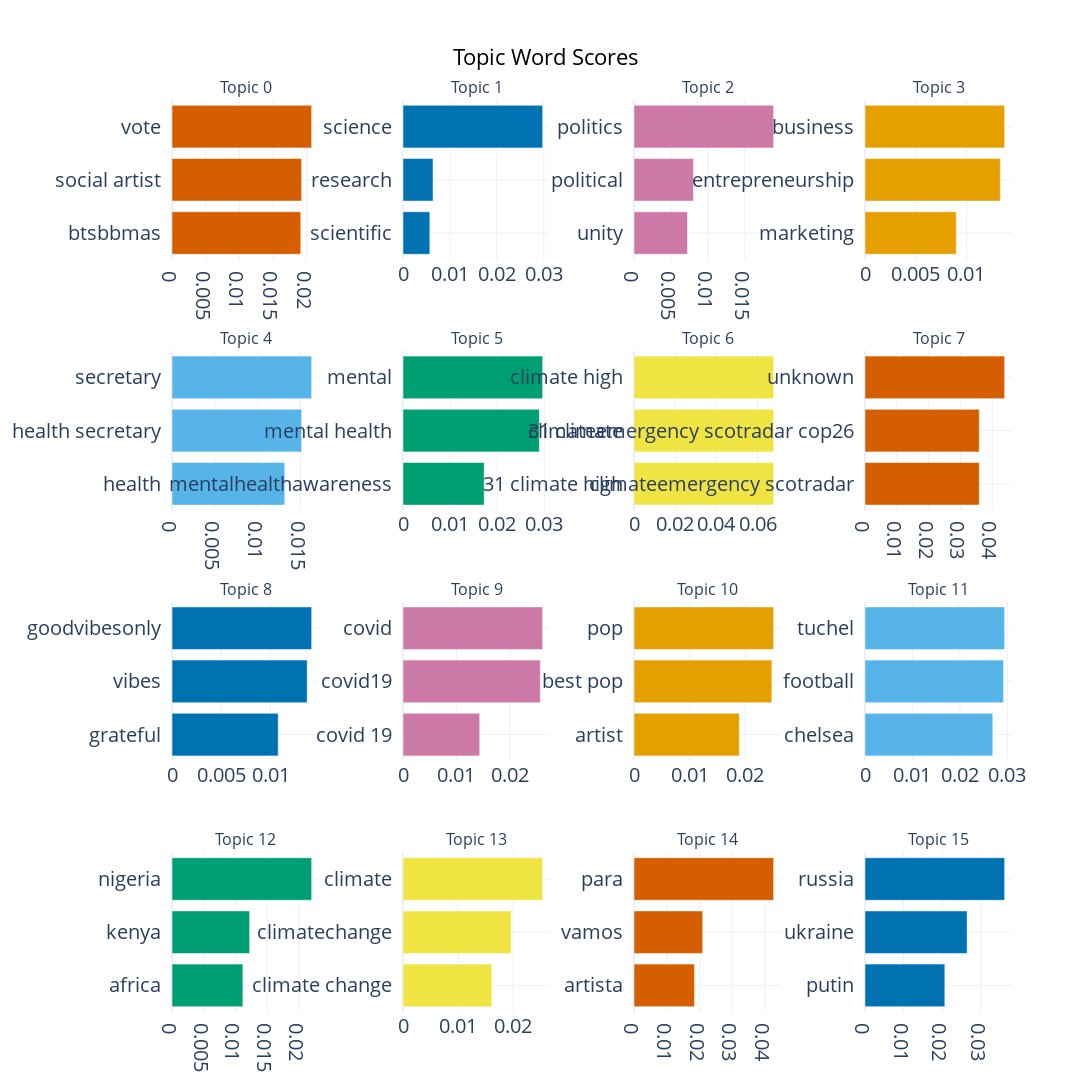

Source (notebook cell):
### Code cell
# Create Barchart
fig = topic_model.visualize_barchart(top_n_topics=16, n_words=3)
fig.update_layout(width=2500, height=1400, font=dict(size=20))

fig.show()

fig.write_html("../output/topic_barchart.html")

### Figure 1 — Plotly figure (JSON) as saved in the notebook; plotly's stock layout.template omitted (floating-point values rounded to 4 significant figures)
{"data": [{"marker": {"color": "#D55E00"}, "orientation": "h", "type": "bar", "x": [0.01911, 0.01923, 0.02072], "xaxis": "x", "y": ["btsbbmas  ", "social artist  ", "vote  "], "yaxis": "y"}, {"marker": {"color": "#0072B2"}, "orientation": "h", "type": "bar", "x": [0.005721, 0.006404, 0.02977], "xaxis": "x2", "y": ["scientific  ", "research  ", "science  "], "yaxis": "y2"}, {"marker": {"color": "#CC79A7"}, "orientation": "h", "type": "bar", "x": [0.007231, 0.008041, 0.0189], "xaxis": "x3", "y": ["unity  ", "political  ", "politics  "], "yaxis": "y3"}, {"marker": {"color": "#E69F00"}, "orientation": "h", "type": "bar", "x": [0.008996, 0.01334, 0.01377], "xaxis": "x4", "y": ["marketing  ", "entrepreneurship  ", "business  "], "yaxis": "y4"}, {"marker": {"color": "#56B4E9"}, "orientation": "h", "type": "bar", "x": [0.01316, 0.01513, 0.0163], "xaxis": "x5", "y": ["health  ", "health secretary  ", "secretary  "], "yaxis": "y5"}, {"marker": {"color": "#009E73"}, "orientation": "h", "type": "bar", "x": [0.01723, 0.02894, 0.02964], "xaxis": "x6", "y": ["mentalhealthawareness  ", "mental health  ", "mental  "], "yaxis": "y6"}, {"marker": {"color": "#F0E442"}, "orientation": "h", "type": "bar", "x": [0.06781, 0.06781, 0.06781], "xaxis": "x7", "y": ["31 climate high  ", "31 climate  ", "climate high  "], "yaxis": "y7"}, {"marker": {"color": "#D55E00"}, "orientation": "h", "type": "bar", "x": [0.03592, 0.03592, 0.0439], "xaxis": "x8", "y": ["climateemergency scotradar  ", "climateemergency scotradar cop26  ", "unknown  "], "yaxis": "y8"}, {"marker": {"color": "#0072B2"}, "orientation": "h", "type": "bar", "x": [0.01078, 0.01372, 0.01417], "xaxis": "x9", "y": ["grateful  ", "vibes  ", "goodvibesonly  "], "yaxis": "y9"}, {"marker": {"color": "#CC79A7"}, "orientation": "h", "type": "bar", "x": [0.01434, 0.02568, 0.02612], "xaxis": "x10", "y": ["covid 19  ", "covid19  ", "covid  "], "yaxis": "y10"}, {"marker": {"color": "#E69F00"}, "orientation": "h", "type": "bar", "x": [0.01891, 0.02475, 0.02507], "xaxis": "x11", "y": ["artist  ", "best pop  ", "pop  "], "yaxis": "y11"}, {"marker": {"color": "#56B4E9"}, "orientation": "h", "type": "bar", "x": [0.02694, 0.0292, 0.02943], "xaxis": "x12", "y": ["chelsea  ", "football  ", "tuchel  "], "yaxis": "y12"}, {"marker": {"color": "#009E73"}, "orientation": "h", "type": "bar", "x": [0.01117, 0.01223, 0.02201], "xaxis": "x13", "y": ["africa  ", "kenya  ", "nigeria  "], "yaxis": "y13"}, {"marker": {"color": "#F0E442"}, "orientation": "h", "type": "bar", "x": [0.01611, 0.01961, 0.02532], "xaxis": "x14", "y": ["climate change  ", "climatechange  ", "climate  "], "yaxis": "y14"}, {"marker": {"color": "#D55E00"}, "orientation": "h", "type": "bar", "x": [0.01848, 0.02097, 0.04264], "xaxis": "x15", "y": ["artista  ", "vamos  ", "para  "], "yaxis": "y15"}, {"marker": {"color": "#0072B2"}, "orientation": "h", "type": "bar", "x": [0.02067, 0.02643, 0.03614], "xaxis": "x16", "y": ["putin  ", "ukraine  ", "russia  "], "yaxis": "y16"}], "layout": {"annotations": [{"font": {"size": 16}, "showarrow": false, "text": "Topic 0", "x": 0.0875, "xanchor": "center", "xref": "paper", "y": 1, "yanchor": "bottom", "yref": "paper"}, {"font": {"size": 16}, "showarrow": false, "text": "Topic 1", "x": 0.3625, "xanchor": "center", "xref": "paper", "y": 1, "yanchor": "bottom", "yref": "paper"}, {"font": {"size": 16}, "showarrow": false, "text": "Topic 2", "x": 0.6375, "xanchor": "center", "xref": "paper", "y": 1, "yanchor": "bottom", "yref": "paper"}, {"font": {"size": 16}, "showarrow": false, "text": "Topic 3", "x": 0.9125, "xanchor": "center", "xref": "paper", "y": 1, "yanchor": "bottom", "yref": "paper"}, {"font": {"size": 16}, "showarrow": false, "text": "Topic 4", "x": 0.0875, "xanchor": "center", "xref": "paper", "y": 0.725, "yanchor": "bottom", "yref": "paper"}, {"font": {"size": 16}, "showarrow": false, "text": "Topic 5", "x": 0.3625, "xanchor": "center", "xref": "paper", "y": 0.725, "yanchor": "bottom", "yref": "paper"}, {"font": {"size": 16}, "showarrow": false, "text": "Topic 6", "x": 0.6375, "xanchor": "center", "xref": "paper", "y": 0.725, "yanchor": "bottom", "yref": "paper"}, {"font": {"size": 16}, "showarrow": false, "text": "Topic 7", "x": 0.9125, "xanchor": "center", "xref": "paper", "y": 0.725, "yanchor": "bottom", "yref": "paper"}, {"font": {"size": 16}, "showarrow": false, "text": "Topic 8", "x": 0.0875, "xanchor": "center", "xref": "paper", "y": 0.45, "yanchor": "bottom", "yref": "paper"}, {"font": {"size": 16}, "showarrow": false, "text": "Topic 9", "x": 0.3625, "xanchor": "center", "xref": "paper", "y": 0.45, "yanchor": "bottom", "yref": "paper"}, {"font": {"size": 16}, "showarrow": false, "text": "Topic 10", "x": 0.6375, "xanchor": "center", "xref": "paper", "y": 0.45, "yanchor": "bottom", "yref": "paper"}, {"font": {"size": 16}, "showarrow": false, "text": "Topic 11", "x": 0.9125, "xanchor": "center", "xref": "paper", "y": 0.45, "yanchor": "bottom", "yref": "paper"}, {"font": {"size": 16}, "showarrow": false, "text": "Topic 12", "x": 0.0875, "xanchor": "center", "xref": "paper", "y": 0.175, "yanchor": "bottom", "yref": "paper"}, {"font": {"size": 16}, "showarrow": false, "text": "Topic 13", "x": 0.3625, "xanchor": "center", "xref": "paper", "y": 0.175, "yanchor": "bottom", "yref": "paper"}, {"font": {"size": 16}, "showarrow": false, "text": "Topic 14", "x": 0.6375, "xanchor": "center", "xref": "paper", "y": 0.175, "yanchor": "bottom", "yref": "paper"}, {"font": {"size": 16}, "showarrow": false, "text": "Topic 15", "x": 0.9125, "xanchor": "center", "xref": "paper", "y": 0.175, "yanchor": "bottom", "yref": "paper"}], "font": {"size": 20}, "height": 1400, "hoverlabel": {"bgcolor": "white", "font": {"family": "Rockwell", "size": 16}}, "showlegend": false, "title": {"font": {"color": "Black", "size": 22}, "text": "Topic Word Scores", "x": 0.5, "xanchor": "center", "yanchor": "top"}, "width": 2500, "xaxis": {"anchor": "y", "domain": [0, 0.175], "showgrid": true}, "xaxis10": {"anchor": "y10", "domain": [0.275, 0.45], "showgrid": true}, "xaxis11": {"anchor": "y11", "domain": [0.55, 0.725], "showgrid": true}, "xaxis12": {"anchor": "y12", "domain": [0.825, 1], "showgrid": true}, "xaxis13": {"anchor": "y13", "domain": [0, 0.175], "showgrid": true}, "xaxis14": {"anchor": "y14", "domain": [0.275, 0.45], "showgrid": true}, "xaxis15": {"anchor": "y15", "domain": [0.55, 0.725], "showgrid": true}, "xaxis16": {"anchor": "y16", "domain": [0.825, 1], "showgrid": true}, "xaxis2": {"anchor": "y2", "domain": [0.275, 0.45], "showgrid": true}, "xaxis3": {"anchor": "y3", "domain": [0.55, 0.725], "showgrid": true}, "xaxis4": {"anchor": "y4", "domain": [0.825, 1], "showgrid": true}, "xaxis5": {"anchor": "y5", "domain": [0, 0.175], "showgrid": true}, "xaxis6": {"anchor": "y6", "domain": [0.275, 0.45], "showgrid": true}, "xaxis7": {"anchor": "y7", "domain": [0.55, 0.725], "showgrid": true}, "xaxis8": {"anchor": "y8", "domain": [0.825, 1], "showgrid": true}, "xaxis9": {"anchor": "y9", "domain": [0, 0.175], "showgrid": true}, "yaxis": {"anchor": "x", "domain": [0.825, 1], "showgrid": true}, "yaxis10": {"anchor": "x10", "domain": [0.275, 0.45], "showgrid": true}, "yaxis11": {"anchor": "x11", "domain": [0.275, 0.45], "showgrid": true}, "yaxis12": {"anchor": "x12", "domain": [0.275, 0.45], "showgrid": true}, "yaxis13": {"anchor": "x13", "domain": [0, 0.175], "showgrid": true}, "yaxis14": {"anchor": "x14", "domain": [0, 0.175], "showgrid": true}, "yaxis15": {"anchor": "x15", "domain": [0, 0.175], "showgrid": true}, "yaxis16": {"anchor": "x16", "domain": [0, 0.175], "showgrid": true}, "yaxis2": {"anchor": "x2", "domain": [0.825, 1], "showgrid": true}, "yaxis3": {"anchor": "x3", "domain": [0.825, 1], "showgrid": true}, "yaxis4": {"anchor": "x4", "domain": [0.825, 1], "showgrid": true}, "yaxis5": {"anchor": "x5", "domain": [0.55, 0.725], "showgrid": true}, "yaxis6": {"anchor": "x6", "domain": [0.55, 0.725], "showgrid": true}, "yaxis7": {"anchor": "x7", "domain": [0.55, 0.725], "showgrid": true}, "yaxis8": {"anchor": "x8", "domain": [0.55, 0.725], "showgrid": true}, "yaxis9": {"anchor": "x9", "domain": [0.275, 0.45], "showgrid": true}}}
